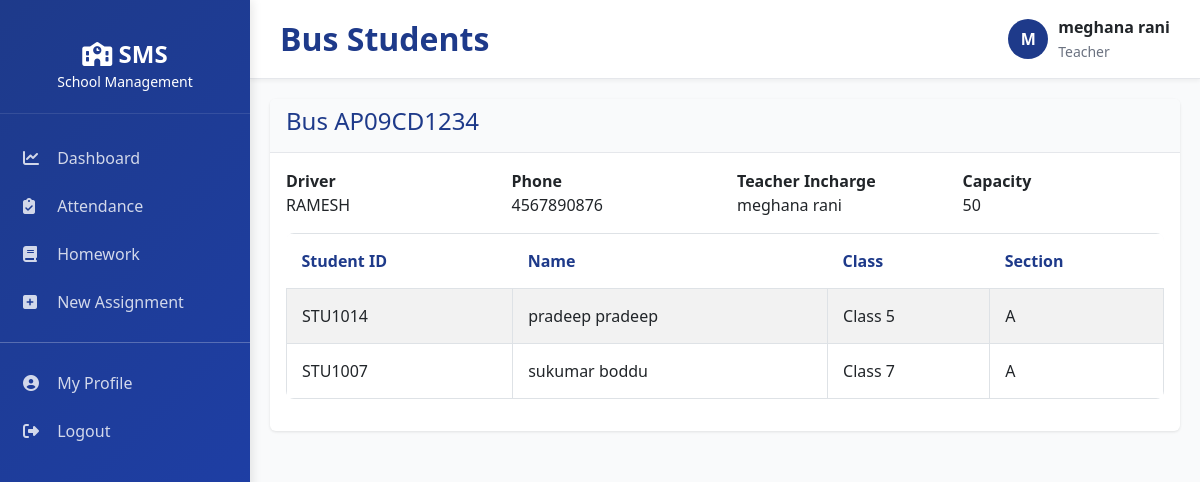
The page /dashboard/principal/transport/bus/1/students/ (signed in) on the database its author committed.
### apps/accounts/models.py (models this page shows, shortened)
class UserProfile(models.Model):
    USER_ROLES = (
        ('super_admin', 'Super Admin'),
        ('school_admin', 'School Admin'),
        ('principal', 'Principal'),
        ('teacher', 'Teacher'),
        ('student', 'Student'),
        ('parent', 'Parent'),
        ('accountant', 'Accountant'),
        ('librarian', 'Librarian'),
    )
    GENDER_CHOICES = (
        ('M', 'Male'),
        ('F', 'Female'),
        ('O', 'Other'),
    )
    user = models.OneToOneField(
        User,
        on_delete=models.CASCADE,
        related_name='profile'
    )
    role = models.CharField(
        max_length=30,
        choices=USER_ROLES,
        default='student'
    )
    school_id = models.CharField(
        max_length=50,
        null=True,
        blank=True
    )
    school_name = models.CharField(
        max_length=255,
        blank=True,
        null=True
    )
    phone = models.CharField(
        max_length=20,
        blank=True,
        null=True
    )
    address = models.TextField(
        blank=True,
        null=True
    )
    city = models.CharField(
        max_length=100,
        blank=True,
        null=True
    )
    state = models.CharField(
        max_length=100,
        blank=True,
        null=True
    )
    country = models.CharField(
        max_length=100,
        default='India',
        blank=True,
        null=True
    )
    zip_code = models.CharField(
        max_length=10,
        blank=True,
        null=True
    )
    gender = models.CharField(
        max_length=1,
        choices=GENDER_CHOICES,
        blank=True,
        null=True
    )
    dob = models.DateField(
        blank=True,
        null=True
    )
    photo = models.ImageField(
        upload_to='profile_photos/',
        blank=True,
        null=True,
        validators=[
            FileExtensionValidator(
                allowed_extensions=['jpg', 'jpeg', 'png']
            )
        ]
    )
    is_active = models.BooleanField(default=True)
    created_at = models.DateTimeField(
        auto_now_add=True
    )
    updated_at = models.DateTimeField(
        auto_now=True
    )
    class Meta:
        ordering = ['-created_at']

### apps/transport/models.py (models this page shows, shortened)
class Bus(models.Model):
    number = models.CharField(max_length=20, unique=True)
    capacity = models.PositiveIntegerField()
    model = models.CharField(max_length=100, blank=True)
    registration_date = models.DateField()
    is_active = models.BooleanField(default=True)
    teacher = models.ForeignKey(
        'teachers.Teacher',
        on_delete=models.SET_NULL,
        null=True,
        blank=True,
        related_name='assigned_buses'
    )
    created_at = models.DateTimeField(auto_now_add=True)
    class Meta:
        ordering = ['number']

class BusDriver(models.Model):
    name = models.CharField(max_length=100)
    phone = models.CharField(max_length=20)
    license_number = models.CharField(max_length=20, unique=True)
    license_expiry = models.DateField()
    bus = models.OneToOneField(Bus, on_delete=models.SET_NULL, null=True, blank=True, related_name='driver')
    is_active = models.BooleanField(default=True)
    class Meta:
        ordering = ['name']

class StudentTransport(models.Model):
    student = models.ForeignKey(Student, on_delete=models.CASCADE, related_name='transport')
    bus = models.ForeignKey(Bus, on_delete=models.CASCADE, related_name='students')
    route = models.ForeignKey(BusRoute, on_delete=models.PROTECT)
    start_date = models.DateField()
    end_date = models.DateField(null=True, blank=True)
    is_active = models.BooleanField(default=True)
    class Meta:
        ordering = ['-start_date']

### apps/teachers/models.py (models this page shows, shortened)
class Teacher(models.Model):
    GENDER_CHOICES = (
        ('M', 'Male'),
        ('F', 'Female'),
        ('O', 'Other'),
    )
    BLOOD_GROUP_CHOICES = (
        ('O+', 'O+'),
        ('O-', 'O-'),
        ('A+', 'A+'),
        ('A-', 'A-'),
        ('B+', 'B+'),
        ('B-', 'B-'),
        ('AB+', 'AB+'),
        ('AB-', 'AB-'),
    )
    user = models.OneToOneField(User, on_delete=models.CASCADE, related_name='teacher_profile')
    login_username = models.CharField(max_length=150, unique=True, blank=True, null=True)
    login_password = models.CharField(max_length=128, blank=True)  # store hashed password
    employee_id = models.CharField(max_length=20, unique=True)
    phone = models.CharField(max_length=20)
    address = models.TextField()
    gender = models.CharField(max_length=1, choices=GENDER_CHOICES)
    blood_group = models.CharField(max_length=3, choices=BLOOD_GROUP_CHOICES, blank=True)
    dob = models.DateField()
    photo = models.ImageField(
        upload_to='teacher_photos/',
        validators=[FileExtensionValidator(allowed_extensions=['jpg', 'jpeg', 'png'])]
    )
    aadhar = models.CharField(max_length=12, unique=True, blank=True)
    pan = models.CharField(max_length=10, unique=True, blank=True)
    qualification = models.CharField(max_length=100)
    specialization = models.ForeignKey('classes.Subject', on_delete=models.SET_NULL, null=True, blank=True)
    experience_years = models.PositiveIntegerField(default=0)
    joining_date = models.DateField()
    base_salary = models.DecimalField(max_digits=10, decimal_places=2, default=0)
    is_active = models.BooleanField(default=True)
    created_at = models.DateTimeField(auto_now_add=True)
    updated_at = models.DateTimeField(auto_now=True)
    class Meta:
        ordering = ['-created_at']

### apps/students/models.py (models this page shows, shortened)
class Student(models.Model):
    GENDER_CHOICES = (
        ('M', 'Male'),
        ('F', 'Female'),
        ('O', 'Other'),
    )
    BLOOD_GROUP_CHOICES = (
        ('O+', 'O+'),
        ('O-', 'O-'),
        ('A+', 'A+'),
        ('A-', 'A-'),
        ('B+', 'B+'),
        ('B-', 'B-'),
        ('AB+', 'AB+'),
        ('AB-', 'AB-'),
    )
    user = models.OneToOneField(User, on_delete=models.CASCADE, related_name='student_profile')
    student_id = models.CharField(max_length=20, unique=True)
    admission_number = models.CharField(max_length=30, unique=True)
    roll_number = models.CharField(max_length=10)
    dob = models.DateField()
    gender = models.CharField(max_length=1, choices=GENDER_CHOICES)
    blood_group = models.CharField(max_length=3, choices=BLOOD_GROUP_CHOICES, blank=True)
    address = models.TextField()
    phone = models.CharField(max_length=20)
    email = models.EmailField()
    photo = models.ImageField(
        upload_to='student_photos/',
        validators=[FileExtensionValidator(allowed_extensions=['jpg', 'jpeg', 'png'])]
    )
    aadhar = models.CharField(max_length=12, blank=True)
    section = models.ForeignKey('classes.Section', on_delete=models.CASCADE, related_name='students')
    father_name = models.CharField(max_length=100)
    father_phone = models.CharField(max_length=20)
    mother_name = models.CharField(max_length=100)
    mother_phone = models.CharField(max_length=20)
    guardian_name = models.CharField(max_length=100, blank=True)
    guardian_phone = models.CharField(max_length=20, blank=True)
    is_active = models.BooleanField(default=True)
    admission_date = models.DateField()
    created_at = models.DateTimeField(auto_now_add=True)
    updated_at = models.DateTimeField(auto_now=True)
    class Meta:
        ordering = ['-created_at']

### apps/classes/models.py (models this page shows, shortened)
class Section(models.Model):
    class_model = models.ForeignKey(ClassModel, on_delete=models.CASCADE, related_name='sections')
    name = models.CharField(max_length=50)
    class_teacher = models.ForeignKey('teachers.Teacher', on_delete=models.SET_NULL, null=True, blank=True, related_name='class_sections')
    capacity = models.PositiveIntegerField(default=50)
    is_active = models.BooleanField(default=True)
    created_at = models.DateTimeField(auto_now_add=True)
    updated_at = models.DateTimeField(auto_now=True)
    class Meta:
        ordering = ['class_model', 'name']
        unique_together = ['class_model', 'name']

class ClassModel(models.Model):
    name = models.CharField(max_length=50)
    standard = models.PositiveIntegerField()
    description = models.TextField(blank=True)
    class_incharge = models.ForeignKey(
        'teachers.Teacher',
        on_delete=models.SET_NULL,
        null=True,
        blank=True,
        related_name='incharge_classes'
    )
    is_active = models.BooleanField(default=True)
    created_at = models.DateTimeField(auto_now_add=True)
    updated_at = models.DateTimeField(auto_now=True)
    class Meta:
        ordering = ['standard']
        unique_together = ['standard']
    def __str__(self):
        return f"Class {self.standard}"

### apps/dashboard/views.py (the view)
def bus_students(request, bus_id):
    bus = Bus.objects.select_related(
        'driver',
        'teacher'
    ).get(id=bus_id)
    students = StudentTransport.objects.filter(
        bus=bus,
        is_active=True
    ).select_related(
        'student__user',
        'student__section'
    )
    context = {
        'bus': bus,
        'students': students
    }
    return render(
        request,
        'dashboard/bus_students.html',
        context
    )

### templates/dashboard/bus_students.html (shortened to what this page needs)
{% extends "base/layout.html" %}
{% block page_title %}Bus Students{% endblock %}
{% block content %}
<div class="card">
    <div class="card-header">
        <h4>Bus {{ bus.number }}</h4>
    </div>
    <div class="card-body">
        <div class="row mb-3">
            <div class="col-md-3">
                <strong>Driver</strong><br>
                {% if bus.driver %}
                    {{ bus.driver.name }}
                {% else %}
                    Not Assigned
                {% endif %}
            </div>
            <div class="col-md-3">
                <strong>Phone</strong><br>
                {% if bus.driver %}
                    {{ bus.driver.phone }}
                {% endif %}
            </div>
            <div class="col-md-3">
                <strong>Teacher Incharge</strong><br>
                {% if bus.teacher %}
                    {{ bus.teacher.user.get_full_name }}
                {% else %}
                    Not Assigned
                {% endif %}
            </div>
            <div class="col-md-3">
                <strong>Capacity</strong><br>
                {{ bus.capacity }}
            </div>
        </div>
        <table class="table table-bordered table-striped">
            <thead>
                <tr>
                    <th>Student ID</th>
                    <th>Name</th>
                    <th>Class</th>
                    <th>Section</th>
                </tr>
            </thead>
            <tbody>
                {% for transport in students %}
                <tr>
                    <td>{{ transport.student.student_id }}</td>
                    <td>
                        {{ transport.student.user.get_full_name }}
                    </td>
                    <td>
                        {{ transport.student.section.class_model }}
                    </td>
                    <td>
                        {{ transport.student.section.name }}
                    </td>
                </tr>
                {% empty %}
                <tr>
                    <td colspan="4" class="text-center">
                        No students assigned to this bus
                    </td>
                </tr>
                {% endfor %}
            </tbody>
        </table>
    </div>
</div>
{% endblock %}

### templates/base/layout.html (shortened to what this page needs)
<!DOCTYPE html>
<html lang="en">
<head>
    <link href="https://cdn.jsdelivr.net/npm/bootstrap@5.3.0/dist/css/bootstrap.min.css" rel="stylesheet">
    <link rel="stylesheet" href="https://cdnjs.cloudflare.com/ajax/libs/font-awesome/6.4.0/css/all.min.css">
</head>
<body>
{% if user.is_authenticated %}
<div class="sidebar">
    <div class="sidebar-header">
        <h4>
            <i class="fas fa-school"></i> SMS
        </h4>
        <small>School Management</small>
    </div>
    <ul class="sidebar-menu">
        {% if user_profile.role == 'super_admin' or user_profile.role == 'school_admin' %}
            <li><a href="{% url 'dashboard:admin_dashboard' %}"><i class="fas fa-chart-line"></i> Dashboard</a></li>
            <li><a href="{% url 'students:list' %}"><i class="fas fa-user-graduate"></i> Students</a></li>
            <li><a href="{% url 'teachers:list' %}"><i class="fas fa-chalkboard-user"></i> Teachers</a></li>
            <li><a href="{% url 'classes:list' %}"><i class="fas fa-building"></i> Classes</a></li>
            <li><a href="{% url 'attendance:student_attendance' %}"><i class="fas fa-clipboard-check"></i> Attendance</a></li>
        {% elif user_profile.role == 'teacher' %}
            <li><a href="{% url 'dashboard:teacher_dashboard' %}"><i class="fas fa-chart-line"></i> Dashboard</a></li>
            <li><a href="{% url 'attendance:student_attendance' %}"><i class="fas fa-clipboard-check"></i> Attendance</a></li>
            <li><a href="{% url 'homework:list' %}"><i class="fas fa-book"></i> Homework</a></li>
            <li><a href="{% url 'homework:create_assignment' %}"><i class="fas fa-plus-square"></i> New Assignment</a></li>
        {% elif user_profile.role == 'student' %}
            <li><a href="{% url 'dashboard:student_dashboard' %}"><i class="fas fa-chart-line"></i> Dashboard</a></li>
            <li><a href="{% url 'homework:list' %}"><i class="fas fa-book"></i> Homework</a></li>
            <li><a href="{% url 'students:student_assignments' %}"><i class="fas fa-book-open"></i> Assignments</a></li>
        {% endif %}
        <hr style="background: rgba(255,255,255,0.2);">
        <li>
            <a href="{% url 'accounts:profile' %}">
                <i class="fas fa-user-circle"></i> My Profile
            </a>
        </li>
        <li>
            <a href="{% url 'accounts:logout' %}">
                <i class="fas fa-sign-out-alt"></i> Logout
            </a>
        </li>
    </ul>
</div>
<div class="main-content">
    <div class="topbar">
        <div class="topbar-left">
            <h2>
                {% block page_title %}{% endblock %}
            </h2>
        </div>
        <div class="topbar-right">
            <div class="user-menu">
                <div class="user-avatar">
                    {{ user.first_name|slice:":1"|upper }}
                </div>
                <div>
                    <div style="font-weight:600;">
                        {{ user.get_full_name }}
                    </div>
                    <small style="color:#6b7280;">
                        {{ user_profile.get_role_display }}
                    </small>
                </div>
            </div>
        </div>
    </div>
    {% block content %}
    {% endblock %}
</div>
{% else %}
{% block auth_content %}
{% endblock %}
{% endif %}
</body>
</html>

### rows shown on the page
UserProfile: role "Teacher"
Bus: number "AP09CD1234", driver.name "RAMESH", driver.phone "4567890876", teacher.user.get_full_name "meghana rani", capacity "50"

### other values the page prints
{{ user.first_name|slice:":1"|upper }} "M"
{{ user.get_full_name }} "meghana rani"
